Frame 1 (no input): blank canvas, image omitted
Frame 60 (no input): blank canvas, image omitted
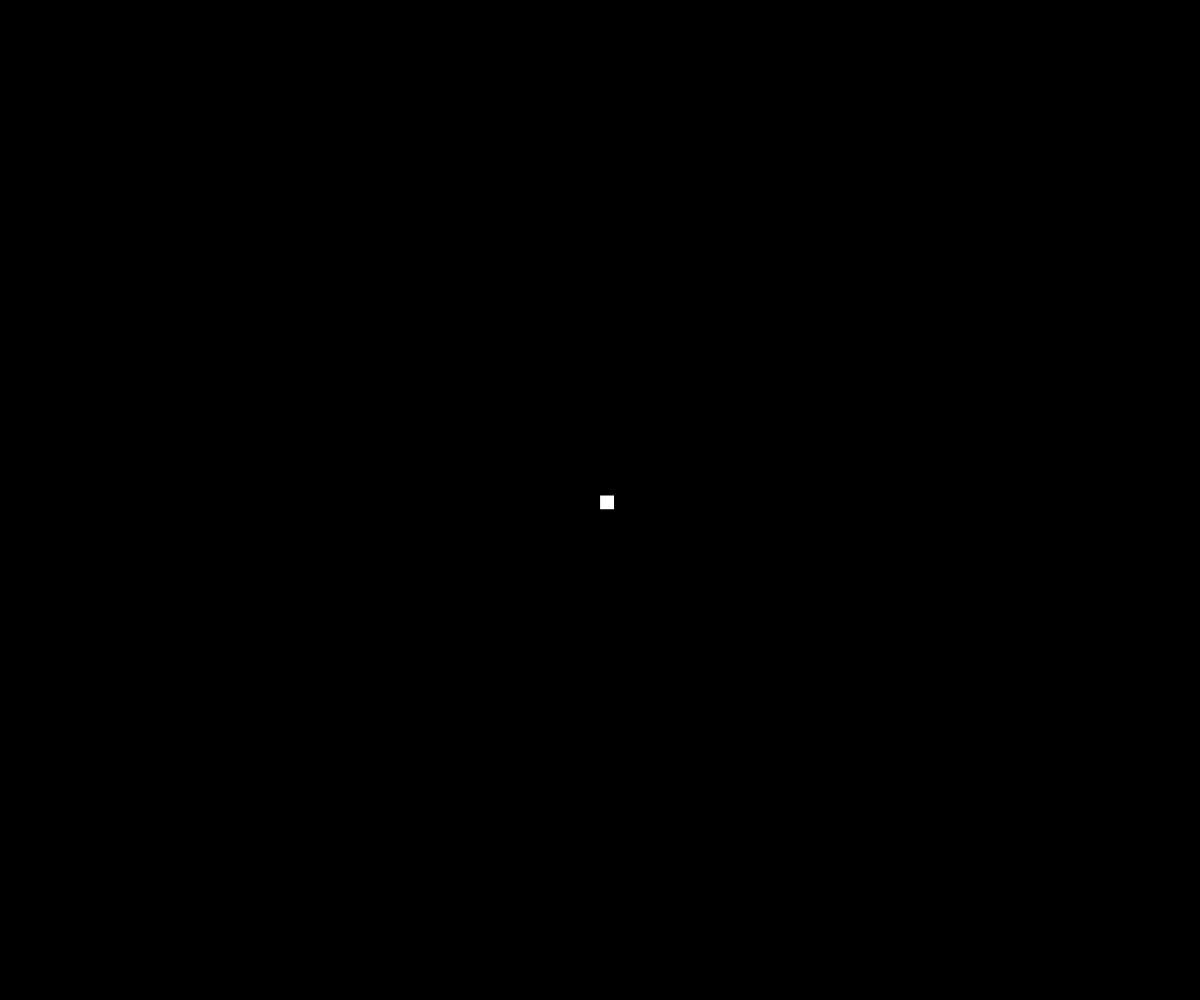
Frame 120 (the mouse pressed at the canvas centre since frame 60)

The p5.js sketch whose frames 1 and 60 were blank and that drew this single picture after the mouse press (run headless with seeded random() and noise() and a simulated clock; from frame 60 on, the mouse is pressed at the canvas centre):

// p5.js sketch
// ── sketch.js
let board
let play = false

function setup() {
    var cnv = createCanvas(windowWidth, windowHeight);
    cnv.style('display', 'cell');
    board = new Board()
}

function windowResized() {
    resizeCanvas(windowWidth, windowHeight);
}


function draw() {
    clear()
    background('black')
    board.display()
    if (play)
        board.step()
}

function keyPressed(event) {
    if (event.code == "Space") board.step()
    if (event.code == "KeyP") play = !play
}

function mouseDragged(event) {
    play = false
    board.mousePressed(event)
}

function mouseReleased(event) {
    play = false
    board.mouseReleased(event)
}

function mousePressed(event) {
    play = false
    board.mousePressed(event)
}

// ----------------------------------------------------------------------------
initArrayValueDefault = (i,j) => 0
function initArray(w,h,v=initArrayValueDefault) {
    let arr = []
    for (let i=0; i<h; i++) {
        arr.push([])
        for (let j=0; j<w; j++) {
            arr[i].push(v(j,i))
        }
    }
    return arr
}

// ----------------------------------------------------------------------------
class Cell {
    constructor(pos, size) {
        [this.x, this.y] = pos
        this.size = size
        this.alive = false
        this.lock = false
    }

    display() {
        push()
        fill(this.alive * 255)
        rect(
            this.x * this.size,
            this.y * this.size,
            this.size,
            this.size,
        )
        pop()
    }

    mousePressed(event) {
        if (this.lock) return
        let u = event.clientX
        let v = event.clientY
        let x = floor(u/this.size)
        let y = floor(v/this.size)

        if (this.x == x && this.y == y) {
            this.alive ^= 1
            this.lock = true
        }
    }

    mouseReleased(event) {
        this.lock = false
    }
}

class Board {
    constructor(dim=[100,100], cellSize=15) {
        this.dim = dim
        this.width = this.dim[0]
        this.height = this.dim[1]
        this.cellSize = cellSize
        this.cells = initArray(
            this.width,
            this.height,
            (i,j)=>new Cell([i,j], this.cellSize))
    }

    display() {
        for (let i=0; i<this.height; i++) {
            for (let j=0; j<this.width; j++) {
                this.cells[i][j].display()
            }
        }
    }

    mousePressed(event) {
        for (let i=0; i<this.height; i++) {
            for (let j=0; j<this.width; j++) {
                this.cells[i][j].mousePressed(event)
            }
        }
    }

    mouseReleased(event) {
        for (let i=0; i<this.height; i++) {
            for (let j=0; j<this.width; j++) {
                this.cells[i][j].mouseReleased(event)
            }
        }
    }

    step() {
        let oldCells = this.cells
        let newCells = initArray(
            this.width,
            this.height,
            (i,j)=>new Cell([i,j], this.cellSize))

        for (let i=0; i<this.height; i++) {
            for (let j=0; j<this.width; j++) {
                let t = i > 0
                let l = j > 0
                let b = i < this.height-1
                let r = j < this.width-1

                let tl = t && l && oldCells[i-1][j-1].alive
                let tm = t && oldCells[i-1][j].alive
                let tr = t && r && oldCells[i-1][j+1].alive

                let ml = l && oldCells[i][j-1].alive
                let mm = false
                let mr = r && oldCells[i][j+1].alive

                let bl = b && l && oldCells[i+1][j-1].alive
                let bm = b && oldCells[i+1][j].alive
                let br = b && r && oldCells[i+1][j+1].alive

                let neighborsAlive =
                    tl + tm + tr +
                    ml + mm + mr +
                    bl + bm + br

                // Rule 1
                if (oldCells[i][j].alive) {
                    if (neighborsAlive == 2 || neighborsAlive == 3)
                        newCells[i][j].alive = true
                    else
                        newCells[i][j].alive = false
                } else {
                    if (neighborsAlive == 3)
                        newCells[i][j].alive = true
                    else
                        newCells[i][j].alive = false
                }
            }
        }
        this.cells = newCells.map((arr)=>arr.slice())
    }
}
